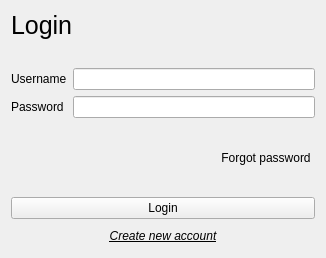
<?xml version="1.0" encoding="UTF-8"?>
<ui version="4.0">
 <class>Form</class>
 <widget class="QWidget" name="Form">
  <property name="geometry">
   <rect>
    <x>0</x>
    <y>0</y>
    <width>326</width>
    <height>258</height>
   </rect>
  </property>
  <property name="maximumSize">
   <size>
    <width>334</width>
    <height>258</height>
   </size>
  </property>
  <property name="font">
   <font>
    <pointsize>9</pointsize>
   </font>
  </property>
  <property name="windowTitle">
   <string>Login</string>
  </property>
  <property name="styleSheet">
   <string notr="true"/>
  </property>
  <layout class="QVBoxLayout" name="verticalLayout_2">
   <item>
    <layout class="QHBoxLayout" name="horizontalLayout_3">
     <item>
      <widget class="QLabel" name="label_3">
       <property name="font">
        <font>
         <pointsize>19</pointsize>
        </font>
       </property>
       <property name="text">
        <string>Login</string>
       </property>
       <property name="alignment">
        <set>Qt::AlignLeading|Qt::AlignLeft|Qt::AlignVCenter</set>
       </property>
      </widget>
     </item>
    </layout>
   </item>
   <item>
    <spacer name="verticalSpacer_3">
     <property name="orientation">
      <enum>Qt::Vertical</enum>
     </property>
     <property name="sizeHint" stdset="0">
      <size>
       <width>20</width>
       <height>40</height>
      </size>
     </property>
    </spacer>
   </item>
   <item>
    <layout class="QGridLayout" name="gridLayout">
     <item row="0" column="0">
      <widget class="QLabel" name="label">
       <property name="text">
        <string>Username</string>
       </property>
      </widget>
     </item>
     <item row="0" column="1">
      <widget class="QLineEdit" name="lineEdit_2"/>
     </item>
     <item row="1" column="1">
      <widget class="QLineEdit" name="lineEdit"/>
     </item>
     <item row="1" column="0">
      <widget class="QLabel" name="label_2">
       <property name="text">
        <string>Password</string>
       </property>
      </widget>
     </item>
    </layout>
   </item>
   <item>
    <spacer name="verticalSpacer_2">
     <property name="orientation">
      <enum>Qt::Vertical</enum>
     </property>
     <property name="sizeHint" stdset="0">
      <size>
       <width>20</width>
       <height>40</height>
      </size>
     </property>
    </spacer>
   </item>
   <item>
    <layout class="QHBoxLayout" name="horizontalLayout_2">
     <item>
      <spacer name="horizontalSpacer">
       <property name="orientation">
        <enum>Qt::Horizontal</enum>
       </property>
       <property name="sizeHint" stdset="0">
        <size>
         <width>40</width>
         <height>20</height>
        </size>
       </property>
      </spacer>
     </item>
     <item>
      <widget class="QPushButton" name="pushButton_3">
       <property name="sizePolicy">
        <sizepolicy hsizetype="Fixed" vsizetype="Fixed">
         <horstretch>0</horstretch>
         <verstretch>0</verstretch>
        </sizepolicy>
       </property>
       <property name="text">
        <string>Forgot password</string>
       </property>
       <property name="flat">
        <bool>true</bool>
       </property>
      </widget>
     </item>
    </layout>
   </item>
   <item>
    <spacer name="verticalSpacer">
     <property name="orientation">
      <enum>Qt::Vertical</enum>
     </property>
     <property name="sizeHint" stdset="0">
      <size>
       <width>20</width>
       <height>40</height>
      </size>
     </property>
    </spacer>
   </item>
   <item>
    <layout class="QVBoxLayout" name="verticalLayout_3">
     <item>
      <widget class="QPushButton" name="pushButton">
       <property name="sizePolicy">
        <sizepolicy hsizetype="Minimum" vsizetype="Fixed">
         <horstretch>0</horstretch>
         <verstretch>0</verstretch>
        </sizepolicy>
       </property>
       <property name="text">
        <string>Login</string>
       </property>
       <property name="autoDefault">
        <bool>true</bool>
       </property>
       <property name="default">
        <bool>false</bool>
       </property>
      </widget>
     </item>
     <item>
      <widget class="QPushButton" name="pushButton_2">
       <property name="sizePolicy">
        <sizepolicy hsizetype="Minimum" vsizetype="Fixed">
         <horstretch>0</horstretch>
         <verstretch>0</verstretch>
        </sizepolicy>
       </property>
       <property name="font">
        <font>
         <pointsize>9</pointsize>
         <italic>true</italic>
         <underline>true</underline>
        </font>
       </property>
       <property name="text">
        <string>Create new account</string>
       </property>
       <property name="checkable">
        <bool>false</bool>
       </property>
       <property name="default">
        <bool>false</bool>
       </property>
       <property name="flat">
        <bool>true</bool>
       </property>
      </widget>
     </item>
    </layout>
   </item>
  </layout>
 </widget>
 <resources/>
 <connections/>
</ui>
